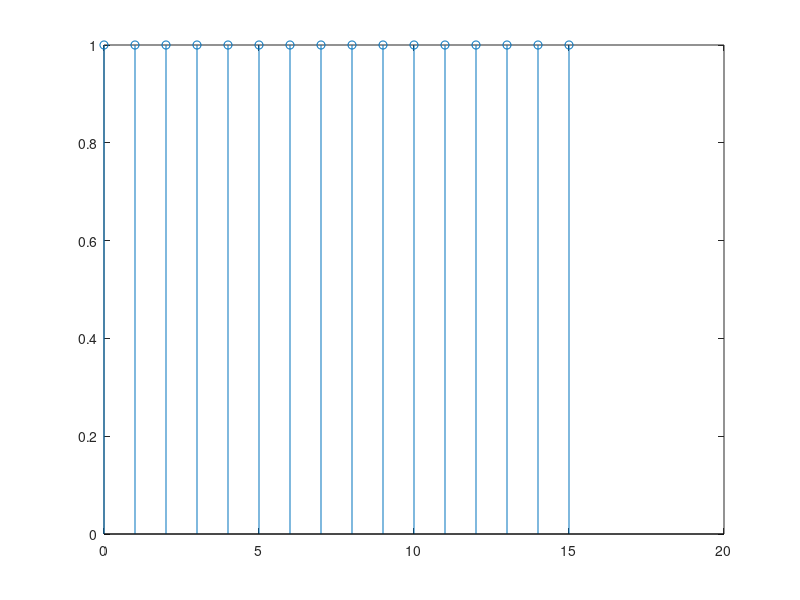
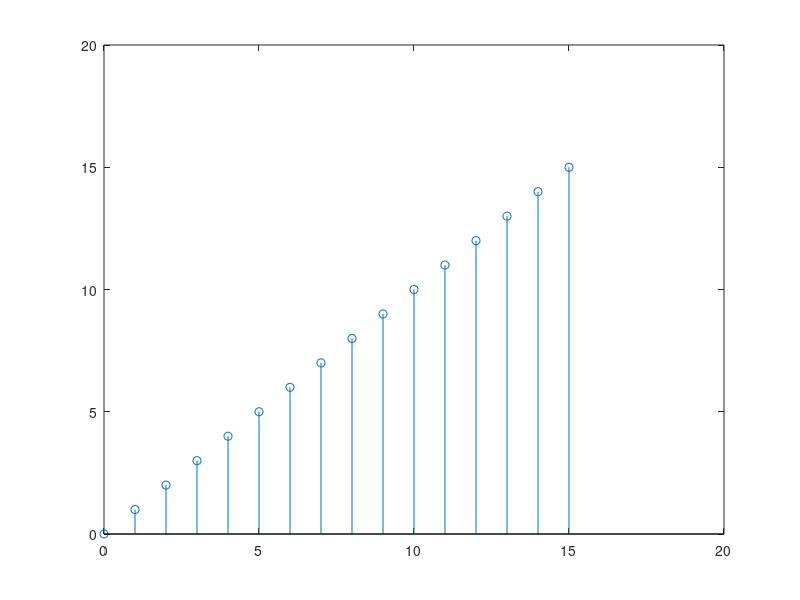
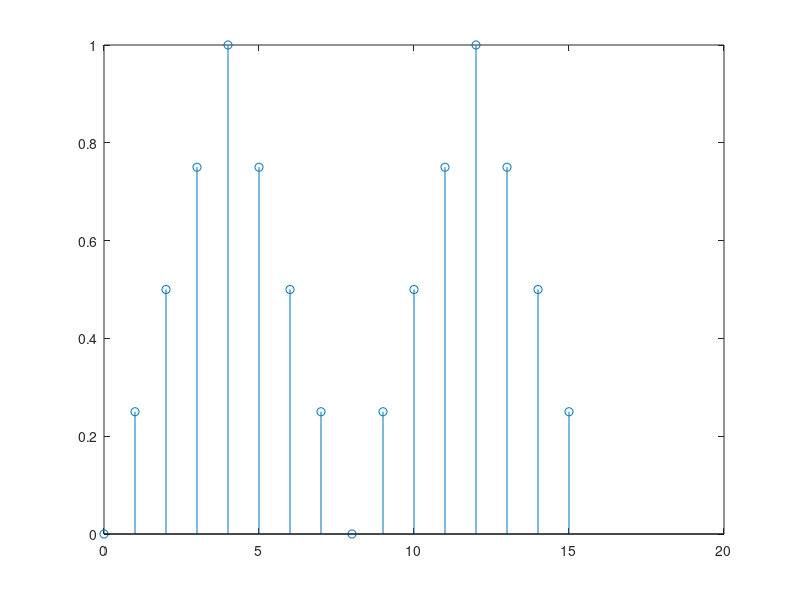
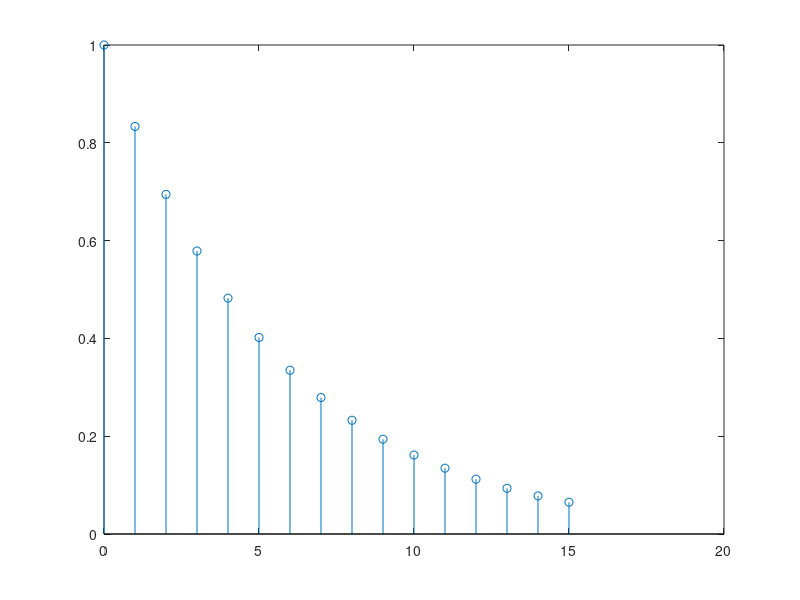

Reproduce these figures in MATLAB, in order.
%%A small set of elementary signals is needed in this exercise. To begin, create the 
%following signals of length 16 (0 ≤ 𝑛 ≤ 15)
%b[n], a 16-point block sequence with unit amplitude.
%r[n), the first 16 points of the ramp function, defined as nu[n].
%t[n], 16 points of a periodic triangular wave with period 8, a maximum value of
%one, a minimum value of 0, and starting point n = 0.
%e[n], the first 16 points of the one-sided exponential, (5/6)nu[n).
%Write the MATLAB code to plot the above signals. Using the elementary signals just 
%created, write the code to plot the following new signals:
%i. 𝑣[𝑛] = 𝑟[𝑛 − 6]𝑢[𝑛]
%ii. 𝑧[𝑛] = 𝑡[𝑛](𝑢[𝑛] − 𝑢[𝑛 − 10])


%% Workspace Initialization.
clc; clear; close all;
%% Generate the basic signals of common length 16.
N = 16;
n = 0:N-1;
b = ones(1,N); % Block of ones.
r = n; % Ramp function.
P = 8; % Triangular wave period.
n1 = 0:P/2-1;
n2 = P/2:P-1;
P1 = P*ones(1,length(n2));
A = 1;
tri_block = [2*A*n1/P 2*A*(P1-n2)/P] ; 
t = [tri_block tri_block]; % % Periodic Triangular wave 
e = (5/6).^n; % One sided exponential.
figure(1)
stem(n,b);
figure(2)
stem(n,r);
figure(3)
stem(n,t);
figure(4)
stem(n,e);
%% i. Create and display r[n-6]*u[n].
figure('Name', 'Tutorial-2. Elementary Signals');
stem(n,r);
grid;
hold on;
stem(n+6,r,'r*');
title('r[n] (blue) and v[n]=r[n-6]*u[n] (red)');
%% ii. Create and display z[n]=t[n]*(u[n]-u[n-10]).
z = [t(1:10) zeros(1,6);]; 
figure('Name',' Tutorial-2. Elementary Signals');
stem(n,t);
grid;
hold on;
stem(n,z,'r*');
title('t[n] (blue) and z[n]=t[n]*(u[n]-u[n-10]) (red)');